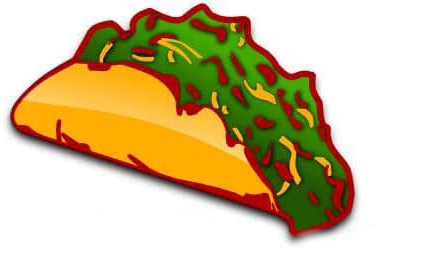
#> input picture beads/filibertos-taco/just-taco.jpg, 443 x 253 px, found by its file name
$ python extract_strokes.py
#> lines starting #> are read from the running program, lines starting #| are printed output that depends on the picture; after the words box and inside, x2 and y2 are one past the last pixel; in counts of white or black regions, pixels touching at a corner belong together
"""Extract STROKE-based SVGs from the taco JPG for a neon-sign / stencil look.

Outputs stroke geometry (thin closed rings, not filled blobs) so the bead
prints as line work on a dark body — synthwave / neon aesthetic.

Strokes generated:
  stroke_silhouette.svg  - outer perimeter ring of the whole taco
  stroke_lettuce_line.svg - boundary between lettuce (top) and shell (bottom)
  stroke_lettuce_veins.svg - interior boundaries inside the lettuce region
                             (where bright/dark green meet → leaf veins)

Each stroke is a closed-polygon ring of width STROKE_WIDTH_MM, output as
filled paths (the slicer treats them as thin filled regions, ~1 perimeter
of the chosen filament).

Run:
    uv run python beads/filibertos-taco/extract_strokes.py
"""
from pathlib import Path
import numpy as np
from PIL import Image
from scipy import ndimage
from skimage import measure
from skimage.morphology import skeletonize

SRC = Path('beads/filibertos-taco/just-taco.jpg')
OUT = Path('beads/filibertos-taco')
TARGET_WIDTH_MM = 25.0
STROKE_WIDTH_PX = 7        # ~0.50 mm wide neon line. Larger reads bolder
                           # but pushes the inner ring perilously close to
                           # the outer; >8 collapses the ring into a disc
                           # for thin strokes.
FOURIER_HARM = 18
STROKE_BLUR_SIGMA = 0.0    # NO mask pre-blur on stroke contours — blurring
                           # narrow rings can collapse them when the inner
                           # boundary crosses the outer (catastrophic non-
                           # manifold). Keep raw stair-step contour; rely on
                           # repair_manifold() in the build pipeline to
                           # clean small post-boolean artifacts.

# ── Load ────────────────────────────────────────────────────────────
img = np.array(Image.open(SRC).convert('RGB'))
#> img is the input picture: shape (253, 443, 3); mean R, G, B 210.2, 192.9, 153.2
H, W, _ = img.shape
R, G, B = img[..., 0].astype(np.int16), img[..., 1].astype(np.int16), img[..., 2].astype(np.int16)
bg = (R > 235) & (G > 235) & (B > 235)
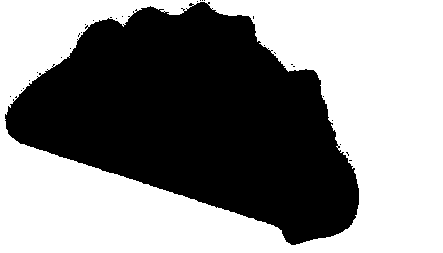
#> bg: shape (253, 443) bool; 54.4% white; 29 black regions (28 under 20 px), largest, box (x1, y1, x2, y2) and area: (5, 2, 359, 245) 51044
fg = ~bg

# ── Color masks (same predicates as the v3 extraction) ──────────────
shell = (R > 200) & (G > 130) & (B < 130) & fg              # yellows
#> shell: shape (253, 443) bool; 15.6% white; 20 white regions (5 under 20 px), largest, box (x1, y1, x2, y2) and area: (15, 64, 274, 203) 16356, (280, 137, 300, 183) 230, (245, 82, 276, 104) 203
lettuce_dark = (G > R) & (G > B) & (G < 100) & fg
#> lettuce_dark: shape (253, 443) bool; 4.8% white; 139 white regions (124 under 20 px), largest, box (x1, y1, x2, y2) and area: (278, 135, 338, 229) 2317, (224, 105, 291, 192) 1225, (105, 35, 161, 72) 388
lettuce_light = (G > R) & (G > B) & (G >= 100) & fg
#> lettuce_light: shape (253, 443) bool; 8.8% white; 134 white regions (117 under 20 px), largest, box (x1, y1, x2, y2) and area: (112, 11, 344, 177) 8570, (91, 28, 116, 49) 252, (306, 163, 320, 176) 78
outline_red = (R > 100) & (G < 60) & (B < 60) & fg
#> outline_red: shape (253, 443) bool; 8.4% white; 20 white regions (2 under 20 px), largest, box (x1, y1, x2, y2) and area: (11, 4, 354, 236) 7435, (191, 19, 226, 41) 254, (277, 89, 302, 129) 248

def clean(m, close=3, open_=1):
#> called with close = 4, open_ = 1
    m = ndimage.binary_closing(m, iterations=close)
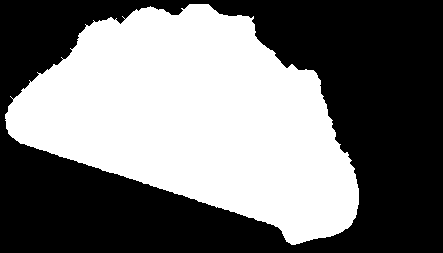
#> m: shape (253, 443) bool; 45.9% white; 1 white region, box (x1, y1, x2, y2) and area: (5, 4, 359, 245) 51475
    m = ndimage.binary_opening(m, iterations=open_)
#> m: shape (253, 443) bool; 45.9% white; 1 white region, box (x1, y1, x2, y2) and area: (5, 4, 359, 245) 51445
    return ndimage.binary_fill_holes(m)

silhouette = clean(fg, close=4, open_=1)
labeled, n = ndimage.label(silhouette)
#> n = 1
if n:
    sz = ndimage.sum(silhouette, labeled, range(1, n+1))
#> sz = [51445]
    silhouette = labeled == 1 + int(np.argmax(sz))

shell_m = clean(shell, close=2, open_=1) & silhouette
lettuce_full = clean(lettuce_dark | lettuce_light, close=3, open_=1) & silhouette
#> lettuce_full: shape (253, 443) bool; 16.2% white; 28 white regions (12 under 20 px), largest, box (x1, y1, x2, y2) and area: (82, 11, 345, 229) 17326, (268, 216, 286, 237) 119, (106, 165, 124, 176) 96
lettuce_light_m = clean(lettuce_light, close=2, open_=1) & silhouette
#> lettuce_light_m: shape (253, 443) bool; 10.5% white; 31 white regions (14 under 20 px), largest, box (x1, y1, x2, y2) and area: (112, 11, 344, 177) 10756, (91, 28, 116, 53) 277, (306, 163, 320, 175) 92
lettuce_dark_m  = clean(lettuce_dark,  close=2, open_=1) & silhouette

# ── Strokes via dilate-XOR ───────────────────────────────────────────
half = STROKE_WIDTH_PX // 2
def ring_stroke(mask, half_w):
    """A closed ring along the boundary of `mask`. Width = 2*half_w pixels."""
#> called with half_w = 3
    inner = ndimage.binary_erosion(mask, iterations=half_w)
#> inner: shape (253, 443) bool; 43.6% white; 1 white region, box (x1, y1, x2, y2) and area: (8, 7, 356, 242) 48838
    outer = ndimage.binary_dilation(mask, iterations=half_w)
#> outer: shape (253, 443) bool; 48.3% white; 1 white region, box (x1, y1, x2, y2) and area: (2, 1, 362, 248) 54094
    return outer & ~inner
#> returned value: shape (253, 443) bool; 4.7% white; 1 white region, box (x1, y1, x2, y2) and area: (2, 1, 362, 248) 5256

# [7 lines left out: function boundary_stroke_between, not called in this run]

silhouette_stroke = ring_stroke(silhouette, half)

# Lettuce-shell DIVIDING LINE: a single curve across the bead width
# tracing where the green filling sits on top of the yellow shell.
# Combined with the silhouette outline, this reads as "taco" (the
# silhouette is the half-circle bun, the line is the open-top split).
#
# Implementation: morph-close the lettuce blob to one shape, then take
# only its BOTTOM-EDGE pixels (where the row below is NOT lettuce).
# That's a thin polyline across the bead. Dilate it to stroke width.
def merge_blobs(mask, dilate_iters=14, smooth_sigma=2.0):
    """Merge fragmented blobs into one smooth shape: dilate to bridge gaps,
    erode back, fill holes, gaussian-smooth the boundary, keep the largest
    component. The post-merge gaussian gives the bottom-edge a clean curve
    instead of a stair-step row of pixels."""
#> called with dilate_iters = 14, smooth_sigma = 2
    closed = ndimage.binary_dilation(mask, iterations=dilate_iters)
#> closed: shape (253, 443) bool; 36.2% white; 3 white regions, box (x1, y1, x2, y2) and area: (63, 0, 373, 253) 35429, (44, 135, 189, 204) 3988, (0, 101, 39, 156) 1114
    closed = ndimage.binary_erosion(closed, iterations=dilate_iters)
#> closed: shape (253, 443) bool; 20.1% white; 9 white regions (1 under 20 px), largest, box (x1, y1, x2, y2) and area: (77, 14, 359, 239) 21997, (58, 149, 84, 163) 129, (106, 165, 125, 176) 106
    closed = ndimage.binary_fill_holes(closed)
    if smooth_sigma > 0:
        closed = ndimage.gaussian_filter(closed.astype(np.float32),
                                         sigma=smooth_sigma) > 0.5
#> closed: shape (253, 443) bool; 19.8% white; 10 white regions (3 under 20 px), largest, box (x1, y1, x2, y2) and area: (78, 14, 356, 238) 21844, (60, 151, 82, 161) 105, (107, 165, 123, 174) 93
    labeled, n = ndimage.label(closed)
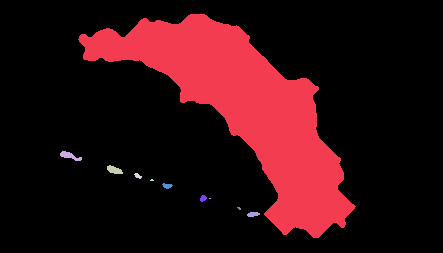
#> labeled: shape (253, 443) int32; 11 distinct labels, from 0 to 10; one colour per label, 0 black
#> n = 10
    if not n: return closed
    sizes = ndimage.sum(closed, labeled, range(1, n+1))
#> sizes = [21844, 105, 93, 28, 6, 41, 34, 2, 8, 50]
    return labeled == 1 + int(np.argmax(sizes))
#> returned value: shape (253, 443) bool; 19.5% white; 1 white region, box (x1, y1, x2, y2) and area: (78, 14, 356, 238) 21844

lettuce_blob = merge_blobs(lettuce_full, dilate_iters=14, smooth_sigma=2.0) & silhouette
#> lettuce_blob: shape (253, 443) bool; 19.5% white; 1 white region, box (x1, y1, x2, y2) and area: (78, 14, 356, 238) 21839

# Bottom edge of the lettuce blob: pixels in lettuce_blob whose pixel-down
# is NOT lettuce_blob. (Image Y axis: row+1 is "down" in image coords,
# which is "below" in original-image up-orientation. We're tracing the
# topological lower edge of the lettuce in image space — which IS the
# physical bottom of the lettuce on the printed bead since the source
# JPG has the lettuce on top and shell below.)
shifted_down = np.zeros_like(lettuce_blob)
shifted_down[1:, :] = lettuce_blob[:-1, :]
#> shifted_down: shape (253, 443) bool; 19.5% white; 1 white region, box (x1, y1, x2, y2) and area: (78, 15, 356, 239) 21839
bottom_edge_pixels = lettuce_blob & ~shifted_down
#> bottom_edge_pixels: shape (253, 443) bool; 0.28% white in thin lines or dots, all inside (x1, y1, x2, y2) = (78, 14, 356, 223)

# Inflate the 1-pixel-thick edge into a stroke
filling_line = ndimage.binary_dilation(bottom_edge_pixels, iterations=half)
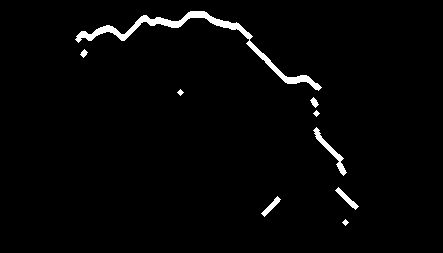
#> filling_line: shape (253, 443) bool; 2.2% white; 9 white regions, largest, box (x1, y1, x2, y2) and area: (75, 11, 322, 91) 1752, (313, 127, 347, 176) 296, (335, 187, 359, 210) 144
filling_line = filling_line & silhouette
#> filling_line: shape (253, 443) bool; 2.2% white; 9 white regions, largest, box (x1, y1, x2, y2) and area: (77, 11, 321, 91) 1736, (313, 127, 347, 176) 296, (335, 187, 358, 210) 143

# Drop tiny disconnected fragments per stroke
def keep_large(mask, min_px=80):
#> called with min_px = 200
    labeled, n = ndimage.label(mask)
#> n = 1
    if not n: return mask
    sizes = ndimage.sum(mask, labeled, range(1, n+1))
#> sizes = [5256]
    keep = np.zeros_like(mask)
    for i, sz in enumerate(sizes, 1):
        if sz >= min_px: keep |= labeled == i
#> this loop made 1 pass
#> (i, sz) on pass 1: (1, 5256)
    return keep

silhouette_stroke = keep_large(silhouette_stroke, 200)
filling_line      = keep_large(filling_line,      200)
#> call 2 of keep_large, with min_px = 200
#> in keep_large (call 2), `labeled, n = ndimage.label(mask)`:
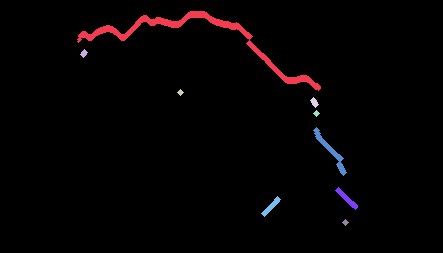
#> labeled: shape (253, 443) int32; 10 distinct labels, from 0 to 9; one colour per label, 0 black
#> in keep_large (call 2), `labeled, n = ndimage.label(mask)`: n = 9
#> in keep_large (call 2), `sizes = ndimage.sum(mask, labeled, range(1, n+1))`: sizes = [1736, 38, 25, 51, 25, 296, 143, 122, 25]
#> the loop in keep_large (call 2), `for i, sz in enumerate(sizes, 1):` made 9 passes
#> sz on passes 1 to 8: 1736, 38, 25, 51, 25, 296, 143, 122
#> after the loop in keep_large (call 2), `for i, sz in enumerate(sizes, 1):`:
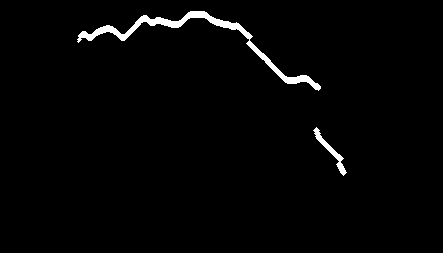
#> keep: shape (253, 443) bool; 1.8% white; 2 white regions, box (x1, y1, x2, y2) and area: (77, 11, 321, 91) 1736, (313, 127, 347, 176) 296

print(f"silhouette_stroke: {silhouette_stroke.sum()} px")
#| silhouette_stroke: 5256 px
print(f"filling_line:      {filling_line.sum()} px")
#| filling_line:      2032 px

# ── Outer bbox (shared coord frame with silhouette.svg) ─────────────
ys_o, xs_o = np.where(silhouette)
bx0, bx1 = xs_o.min(), xs_o.max(); by0, by1 = ys_o.min(), ys_o.max()
#> after `bx0, bx1 = (xs_o.min(), xs_o.max())`: bx0 = 5; bx1 = 358
#> after `by0, by1 = (ys_o.min(), ys_o.max())`: by0 = 4; by1 = 244
SCALE_PX_TO_MM = TARGET_WIDTH_MM / (bx1 - bx0)
#> SCALE_PX_TO_MM = 0.0708
Hmm = (by1 - by0) * SCALE_PX_TO_MM
#> Hmm = 17
print(f"scale: {SCALE_PX_TO_MM:.4f} mm/px (silhouette {TARGET_WIDTH_MM:.2f}mm × {Hmm:.2f}mm)")
#| scale: 0.0708 mm/px (silhouette 25.00mm × 17.00mm)

# ── SVG export ──────────────────────────────────────────────────────
# [5 lines left out: function fourier_smooth, not called in this run]

def downsample(c, n=300):
    if len(c) <= n: return c
    idx = np.linspace(0, len(c)-1, n).astype(int)
    return c[idx]

def mask_to_paths(mask, smooth=True, harm=FOURIER_HARM, min_area=80,
                  pre_blur_sigma=STROKE_BLUR_SIGMA):
    """Trace contours of `mask`, gaussian-pre-blurring first.

    NO per-contour Fourier smoothing — for ring strokes, smoothing outer+inner
    edges independently makes them cross, producing self-intersecting volumes.
    Pre-blurring the binary mask (then re-threshold) rounds the stair-step
    pixel boundary at the SOURCE so both contours of a ring follow the same
    smooth curve and stay parallel."""
#> called with smooth = True, harm = 18, min_area = 400, pre_blur_sigma = 0
    if pre_blur_sigma > 0:
        mask = ndimage.gaussian_filter(mask.astype(np.float32), sigma=pre_blur_sigma) > 0.5
    labeled, n = ndimage.label(mask)
#> n = 1
    paths = []
    for k in range(1, n+1):
        comp = labeled == k
        if comp.sum() < min_area: continue
        contours = measure.find_contours(comp.astype(np.uint8), level=0.5)
        for c in contours:
            if len(c) < 16: continue
            c = downsample(c, 300)
            paths.append(c)
#> this loop made 1 pass
#> contours on pass 1: 2 point arrays, longest 1321 points
#> after the loop, paths = 2 point arrays, longest 300 points
    return paths

def write_svg(filename, paths, fill='#000'):
#> called with fill = '#5dd6ff'
    if not paths: print(f"  (skip {filename} — no paths)"); return False
    Wmm = TARGET_WIDTH_MM
#> Wmm = 25
    svg_w = Wmm * 100; svg_h = Hmm * 100
#> after `svg_w = Wmm * 100`: svg_w = 2500
#> after `svg_h = Hmm * 100`: svg_h = 1699.7
    parts = ['<?xml version="1.0" encoding="UTF-8"?>',
             f'<svg xmlns="http://www.w3.org/2000/svg" width="{svg_w}" height="{svg_h}" viewBox="0 0 {svg_w} {svg_h}">']
    for c in paths:
        ys = c[:, 0]; xs = c[:, 1]
        x_mm = (xs - bx0) * SCALE_PX_TO_MM
        y_mm = (ys - by0) * SCALE_PX_TO_MM
        d = 'M ' + ' L '.join(f'{x*100:.2f},{y*100:.2f}' for x,y in zip(x_mm, y_mm)) + ' Z'
        parts.append(f'<path fill="{fill}" stroke="none" d="{d}"/>')
#> this loop made 2 passes
#> after the loop, parts = 4 items
    parts.append('</svg>')
    open(filename, 'w', encoding='utf-8').write('\n'.join(parts))
    print(f"  wrote {filename} ({len(paths)} path(s))")
#|   wrote beads/filibertos-taco/stroke_silhouette.svg (2 path(s))
    return True

# Each stroke is exported as its own SVG so the build script can pick
# which ones to emboss as separate decoration objects (and assign filaments).
write_svg(OUT/'stroke_silhouette.svg',   mask_to_paths(silhouette_stroke, harm=FOURIER_HARM, min_area=400), '#5dd6ff')
write_svg(OUT/'stroke_filling_line.svg', mask_to_paths(filling_line,      harm=FOURIER_HARM, min_area=400), '#5dd6ff')
#> the loop in mask_to_paths (call 2), `for k in range(1, n+1):` made 2 passes
#> contours on pass 1: 1 point arrays, longest 809 points
#> the loop in write_svg (call 2), `for c in paths:` made 1 pass
#|   wrote beads/filibertos-taco/stroke_filling_line.svg (1 path(s))

# ── Cheese / salsa accent strokes ──────────────────────────────────
# A few short curved strokes inside the filling region — readable as
# "stuff in the taco" (cheese drips, salsa squiggles). Each is a thin
# stroke ring in its own region so the slicer can paint it a 3rd filament
# (red or navy). Procedurally generated relative to the silhouette bbox
# so they stay inside the printable area.
y_top = ys_o.min()
#> y_top = 4
y_bot = ys_o.max()
#> y_bot = 244
x_left = xs_o.min()
#> x_left = 5
x_right = xs_o.max()
#> x_right = 358
W_px = x_right - x_left
#> W_px = 353
H_px = y_bot - y_top
#> H_px = 240

# Centerline polylines (image-pixel coords, format [(y,x),...]) for 3 accents:
#   - 2 short vertical "cheese drips" hanging off the filling line
#   - 1 horizontal "salsa squiggle" higher up
def lin(p0, p1, n=20):
    return [(p0[0] + (p1[0]-p0[0])*t/(n-1), p0[1] + (p1[1]-p0[1])*t/(n-1)) for t in range(n)]
def arc(cy, cx, r, a0, a1, n=24):
    import math
    return [(cy + r*math.sin(a0 + (a1-a0)*t/(n-1)), cx + r*math.cos(a0 + (a1-a0)*t/(n-1))) for t in range(n)]

# Place accents relative to the lettuce_blob's bottom edge centroid
# rather than fixed bbox positions, so they track the actual filling.
import math
ys_bot, xs_bot = np.where(bottom_edge_pixels)
#> ys_bot = 312 values from 14 to 222; xs_bot = 312 values, max 355 at index 303, min 78 at index 171, mean 223.9
if len(ys_bot):
    cx_fill = int(np.mean(xs_bot))
#> cx_fill = 223
    cy_fill = int(np.mean(ys_bot))
#> cy_fill = 67
else:
    cx_fill = (x_left + x_right) // 2
    cy_fill = (y_top + y_bot) // 2

# Interior-detail strokes — the squiggly red lines visible INSIDE the
# lettuce in the source JPG (leaf veins / texture). These are the
# Filibertos depth cue: they suggest the taco has stuff in it.
#
# Extraction: take the red-outline color mask, subtract the outer perimeter
# stroke. What's left = interior red detail lines, which lie inside the
# lettuce region in the source image. Aggressively filter to keep only
# the longer fragments — short noise blobs would print as random dots.
# Source has many short curvy red squiggles INSIDE the lettuce (leaf
# veins / filling texture). Emulate with a handful of short S-curves
# placed in the lettuce blob — keeps the design clean (3-5 strokes,
# not 30) and prints reliably without skeleton-fragmentation issues.
ys_l, xs_l = np.where(lettuce_blob)
if len(ys_l):
    lx_min, lx_max = xs_l.min(), xs_l.max()
#> lx_min = 78; lx_max = 355
    ly_min, ly_max = ys_l.min(), ys_l.max()
#> ly_min = 14; ly_max = 237
else:
    lx_min, lx_max = x_left, x_right
    ly_min, ly_max = y_top, y_bot
lW = lx_max - lx_min; lH = ly_max - ly_min
#> after `lW = lx_max - lx_min`: lW = 277
#> after `lH = ly_max - ly_min`: lH = 223
lcx = (lx_min + lx_max) // 2; lcy = (ly_min + ly_max) // 2
#> after `lcx = (lx_min + lx_max) // 2`: lcx = 216
#> after `lcy = (ly_min + ly_max) // 2`: lcy = 125

def s_curve(start_yx, dy, dx, wobble=6, n=18):
    """A short S-curved stroke from start_yx, ending at +(dy, dx).
    `wobble` is perpendicular sway in px."""
#> called with start_yx = (103.2, 127.9), dy = 44.6, dx = 27.7, wobble = 5, n = 18
    sy, sx = start_yx
#> sy = 103.2; sx = 127.9
    poly = []
    for t in range(n):
        u = t / (n - 1)
        # straight from start to end
        py = sy + dy * u
        px = sx + dx * u
        # perpendicular wobble (sin curve fading at endpoints)
        wob = wobble * math.sin(u * math.pi)
        # perpendicular direction
        L = math.hypot(dy, dx) + 1e-6
        py += wob * (-dx) / L
        px += wob * ( dy) / L
        poly.append((py, px))
#> this loop made 18 passes
#> (py, px) on passes 1 to 8: (103.2, 127.9), (105.3, 130.3), (107.5, 132.7), (109.7, 135), (111.9, 137.2), (114.2, 139.4), (116.6, 141.4), (119, 143.4)
#> after the loop, poly = 18 items, first 6: (103.2, 127.9), (105.3, 130.3), (107.5, 132.7), (109.7, 135), (111.9, 137.2), (114.2, 139.4)
    return poly

# 4 short veins inside the lettuce blob, varying angle + position so
# they look organic. Coordinates relative to lettuce bbox.
accents_polys = [
    s_curve((ly_min + lH*0.40, lx_min + lW*0.18), dy=lH*0.20, dx=lW*0.10, wobble=5),
    s_curve((ly_min + lH*0.55, lx_min + lW*0.45), dy=lH*0.15, dx=-lW*0.08, wobble=-4),
    s_curve((ly_min + lH*0.30, lx_min + lW*0.65), dy=lH*0.18, dx=lW*0.05, wobble=4),
    s_curve((ly_min + lH*0.50, lx_min + lW*0.80), dy=lH*0.20, dx=-lW*0.10, wobble=-5),
]
#> the loop in s_curve (call 2), `for t in range(n):` made 18 passes
#> (py, px) on passes 1 to 8: (136.7, 202.7), (138.2, 200.7), (139.8, 198.8), (141.4, 197), (143, 195.2), (144.7, 193.5), (146.5, 191.8), (148.3, 190.3)

def polyline_to_mask(poly, h_w, shape):
    m = np.zeros(shape, dtype=bool)
    for y, x in poly:
        yi, xi = int(round(y)), int(round(x))
        if 0 <= yi < shape[0] and 0 <= xi < shape[1]:
            m[yi, xi] = True
    return ndimage.binary_dilation(m, iterations=h_w)

interior_detail = np.zeros_like(silhouette)
for p in accents_polys:
    interior_detail |= polyline_to_mask(p, max(2, half-1), silhouette.shape)
#> this loop made 4 passes
#> pass 3, `interior_detail |= polyline_to_mask(p, max(2, half-1), silhouette.shape)`:
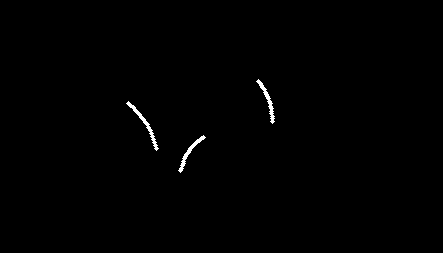
#> interior_detail: shape (253, 443) bool; 0.49% white; 3 white regions, box (x1, y1, x2, y2) and area: (126, 101, 159, 151) 205, (256, 79, 275, 124) 178, (178, 135, 206, 173) 170
interior_detail &= lettuce_blob   # clip to inside lettuce so strokes stay
                                  # in the filling, not poking into the shell
print(f"interior_detail: {interior_detail.sum()} px in "
      f"{ndimage.label(interior_detail)[1]} stroke(s)")
#| interior_detail: 382 px in 2 stroke(s)

write_svg(OUT/'stroke_accents.svg',
          mask_to_paths(interior_detail, harm=FOURIER_HARM, min_area=20),
          '#e63946')
#|   wrote beads/filibertos-taco/stroke_accents.svg (2 path(s))

# Drop older strokes whose names changed across iterations
for old in ('stroke_lettuce_line.svg', 'stroke_lettuce_veins.svg',
            'stroke_lettuce.svg', 'stroke_shell.svg'):
    p = OUT / old
    if p.exists(): p.unlink()

# Debug overlay
overlay = img.astype(np.float32) * 0.25
def tint(mask, col, alpha=0.85):
    overlay[mask] = (1-alpha) * overlay[mask] + alpha * np.array(col, dtype=np.float32)
tint(silhouette_stroke, (93, 214, 255))
tint(filling_line,      (160, 230, 255))
# accents tinted above where they exist
np.clip(overlay, 0, 255, out=overlay)
Image.fromarray(overlay.astype(np.uint8)).save(OUT/'stroke_debug.png')
print(f"  wrote {OUT/'stroke_debug.png'}")
